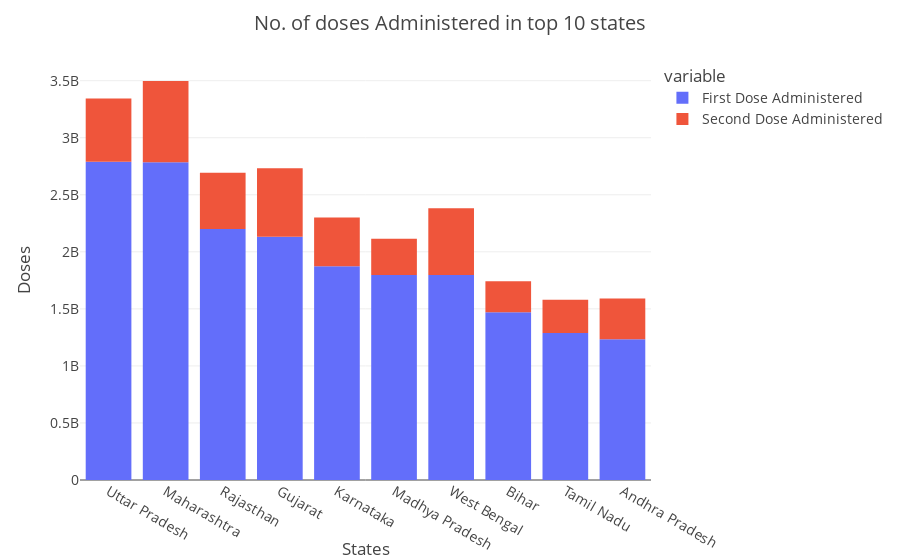

Notebook cell for this chart:
### Code cell
fig=px.bar(doses,x='State',y=['First Dose Administered','Second Dose Administered'])
fig.update_layout(
    title="No. of doses Administered in top 10 states",
    xaxis_title="States",
    yaxis_title="Doses",
    font=dict(
        size=14
    )
)
fig.layout.template = 'presentation'
fig.show()

### Figure 1 — Plotly figure (JSON) as saved in the notebook; plotly's stock layout.template omitted (floating-point values rounded to 4 significant figures)
{"data": [{"alignmentgroup": "True", "hovertemplate": "variable=First Dose Administered<br>State=%{x}<br>value=%{y}<extra></extra>", "legendgroup": "First Dose Administered", "marker": {"color": "#636efa", "pattern": {"shape": ""}}, "name": "First Dose Administered", "offsetgroup": "First Dose Administered", "orientation": "v", "showlegend": true, "textposition": "auto", "type": "bar", "x": ["Uttar Pradesh", "Maharashtra", "Rajasthan", "Gujarat", "Karnataka", "Madhya Pradesh", "West Bengal", "Bihar", "Tamil Nadu", "Andhra Pradesh"], "xaxis": "x", "y": [2788411358, 2784364331, 2201044187, 2131646009, 1873329968, 1796604591, 1796449989, 1470502878, 1288532512, 1232860845], "yaxis": "y"}, {"alignmentgroup": "True", "hovertemplate": "variable=Second Dose Administered<br>State=%{x}<br>value=%{y}<extra></extra>", "legendgroup": "Second Dose Administered", "marker": {"color": "#EF553B", "pattern": {"shape": ""}}, "name": "Second Dose Administered", "offsetgroup": "Second Dose Administered", "orientation": "v", "showlegend": true, "textposition": "auto", "type": "bar", "x": ["Uttar Pradesh", "Maharashtra", "Rajasthan", "Gujarat", "Karnataka", "Madhya Pradesh", "West Bengal", "Bihar", "Tamil Nadu", "Andhra Pradesh"], "xaxis": "x", "y": [554435112, 712881086, 491702988, 600418376, 427187178, 316932957, 586146880, 270790571, 290670622, 358817595], "yaxis": "y"}], "layout": {"barmode": "relative", "font": {"size": 14}, "legend": {"title": {"text": "variable"}, "tracegroupgap": 0}, "margin": {"t": 60}, "title": {"text": "No. of doses Administered in top 10 states"}, "xaxis": {"anchor": "y", "domain": [0, 1], "title": {"text": "States"}}, "yaxis": {"anchor": "x", "domain": [0, 1], "title": {"text": "Doses"}}}}
